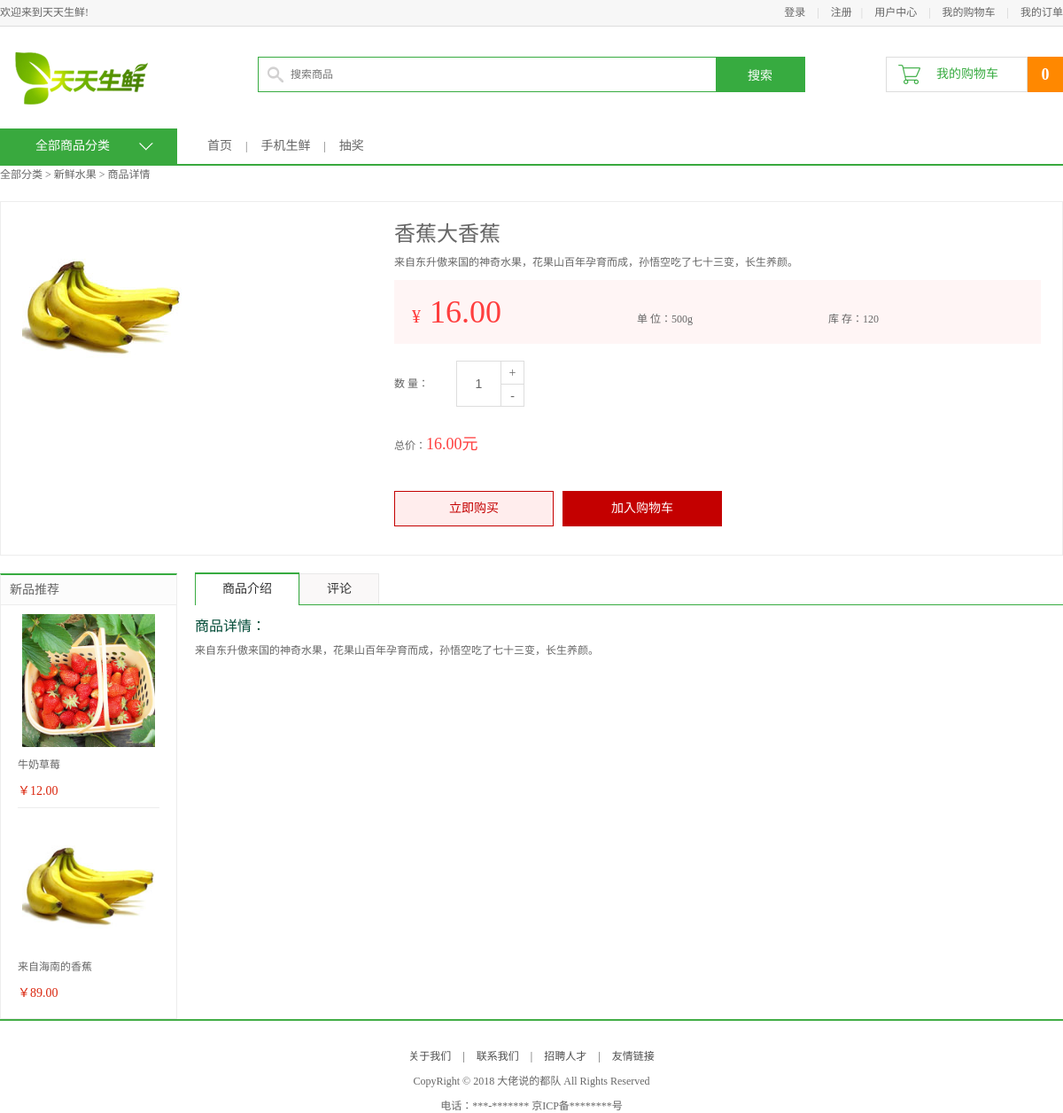
Page /7/ on the committed database.
### apps/df_goods/models.py (models this page shows, shortened)
class TypeInfo(models.Model):
    isDelete = models.BooleanField(default=False)
    ttitle = models.CharField(max_length=20, verbose_name="分类")
    class Meta:
        verbose_name = "商品类型"
        verbose_name_plural = verbose_name

class GoodsInfo(models.Model):
    isDelete = models.BooleanField(default=False)  # 逻辑删除
    gtitle = models.CharField(max_length=20, verbose_name="商品名称", unique=True)
    gpic = models.ImageField(verbose_name='商品图片', upload_to='df_goods/image/%Y/%m', null=True, blank=True)  # 商品图片
    gprice = models.DecimalField(max_digits=5, decimal_places=2, verbose_name="商品价格")  # 商品价格小数位为两位，整数位为3位
    gunit = models.CharField(max_length=20, default='500g', verbose_name="单位重量")
    gclick = models.IntegerField(verbose_name="点击量", default=0, null=False)
    gjianjie = models.CharField(max_length=200, verbose_name="简介")
    gkucun = models.IntegerField(verbose_name="库存", default=0)
    gcontent = HTMLField(max_length=200, verbose_name="详情")
    gtype = models.ForeignKey(TypeInfo, on_delete=models.CASCADE, verbose_name="分类")  # 外键关联商品种类TypeInfo表
    class Meta:
        verbose_name = "商品"
        verbose_name_plural = verbose_name

### apps/df_goods/views.py (the view, shortened to what this page needs)
# urls.py: url('^(\d+)/$', views.detail, name="detail"),
def detail(request, gid):
    good_id = gid
    goods = GoodsInfo.objects.get(pk=int(good_id))
    goods.gclick = goods.gclick + 1  # 商品点击量
    goods.save()
    news = goods.gtype.goodsinfo_set.order_by('-id')[0:2]
    context = {
        'title': goods.gtype.ttitle,
        'guest_cart': 1,
        'cart_num': cart_count(request),
        'goods': goods,
        'news': news,
        'id': good_id,
    }
    response = render(request, 'df_goods/detail.html', context)
    return response

### apps/df_goods/views.py (called while the page is built)
def cart_count(request):
    if 'user_id' in request.session:
        return CartInfo.objects.filter(user_id=request.session['user_id']).count
    else:
        return 0

### templates/df_goods/detail.html (shortened to what this page needs)
{% extends 'df_goods/base.html' %}
{% block center_content %}
	<div class="goods_detail_con clearfix">
		<div class="goods_detail_pic fl"><img src="{{ MEDIA_URL }}{{ goods.gpic }}"></div>
		<div class="goods_detail_list fr">
			<h3>{{ goods.gtitle }}</h3>
			<p>{{ goods.gjianjie }}</p>
			<div class="prize_bar">
				<span class="show_pirze">¥<em id="gprice">{{ goods.gprice }}</em></span>
				<span class="show_unit">单  位：{{ goods.gunit }}</span>
				<span class="show_unit">库  存：<span class="goods_kucun">{{ goods.gkucun }}</span></span>
			</div>
			<div class="goods_num clearfix">
				<div class="num_name fl">数 量：</div>
				<div class="num_add fl">
					<input type="text" class="num_show fl" value="1">
					<a href="javascript:plus();" class="add fr">+</a>
					<a href="javascript:minus();" class="minus fr">-</a>
				</div>
			</div>
			<div class="total">总价：<em id="gtotal">{{ goods.gprice }}元</em></div>
			<div class="operate_btn">
                {% if request.session.user_name|default:'' != '' %}
                    <a href="javascript:;" class="buy_btn" id="buy_now">立即购买</a>
                {% else %}
                    <a href="{% url "df_user:login" %}" class="buy_btn">立即购买</a>
                {% endif %}
                {% if request.session.user_name|default:'' != '' %}
                    <a href="javascript:;" class="add_cart" id="add_cart">加入购物车</a>
                {% else %}
                    <a href="{% url "df_user:login" %}" class="add_cart" id="add_cart">加入购物车</a>
                {% endif %}
			</div>
		</div>
	</div>
	<div class="main_wrap clearfix">
		<div class="l_wrap fl clearfix">
			<div class="new_goods">
				<h3>新品推荐</h3>
				<ul>
                    {% for goods in news %}
					<li>
						<a href="/{{ goods.id }}"><img src="{{ MEDIA_URL }}{{ goods.gpic }}"></a>
						<h4><a href="#">{{ goods.gtitle }}</a></h4>
						<div class="prize">￥{{ goods.gprice }}</div>
					</li>
                    {%  endfor %}
                </ul>
			</div>
		</div>
		<div class="r_wrap fr clearfix">
			<ul class="detail_tab clearfix">
				<li class="active">商品介绍</li>
				<li>评论</li>
			</ul>
			<div class="tab_content">
				<dl>
					<dt>商品详情：</dt>
					<dd>{{ goods.gcontent|safe }}</dd>
				</dl>
			</div>
		</div>
	</div>
{% endblock center_content %}

### templates/df_goods/base.html (shortened to what this page needs)
{% extends 'base.html' %}
{% block center_body %}
    <div class="navbar_con">
		<div class="navbar clearfix">
			<div class="subnav_con fl">
				<h1>全部商品分类</h1>
				<span></span>
			</div>
			<ul class="navlist fl">
				<li><a href="{% url "df_goods:index" %}">首页</a></li>
				<li class="interval">|</li>
				<li><a href="">手机生鲜</a></li>
				<li class="interval">|</li>
				<li><a href="">抽奖</a></li>
			</ul>
		</div>
	</div>
	<div class="breadcrumb">
		全部分类 > {{ title }}
		{% if id|default:' ' != ' ' %}
        > 商品详情
		{% endif %}
	</div>
{% block center_content %}
{% endblock center_content %}
{% endblock center_body %}

### static/css/main.css (style rules this page uses)
body { font-family:'Microsoft Yahei';font-size:12px;color:#666; }
html,body { height:100% }
.navbar_con { height:40px;border-bottom:2px solid #39a93e }
.navbar { width:1200px;margin:0 auto; }
.navbar h1 { width:200px;height:40px;line-height:40px;text-align: center;font-size:14px;color:#fff;background-color:#39a93e; }
.navbar .subnav_con { width:200px;height:40px;background-color:#39a93e;position:relative;cursor:pointer; }
.navbar .subnav_con h1 { position:absolute;left:0;top:0;text-align:left;text-indent:40px }
.navbar .subnav_con span { display:block;width:16px;height:9px;background:url(../images/down.png) no-repeat;position:absolute;right:27px;top:16px;transition:all 300ms ease-in; }
.navlist { margin-left:34px; }
.navlist li { height:40px;float:left;line-height:40px; }
.navlist li a { color:#666;font-size:14px }
.navlist .interval { margin:0 15px; }
.breadcrumb { width:1200px;height:40px;margin:0 auto; }
.main_wrap { width:1200px;margin:0 auto; }
.l_wrap { width:200px; }
.r_wrap { width:980px; }
.new_goods { border:1px solid #ededed; border-top:2px solid #37ab40; padding-bottom:10px; }
.new_goods h3 { height:33px;line-height:33px;background-color:#fcfcfc;border-bottom:1px solid #ededed;font-size:14px;font-weight:normal;text-indent:10px; }
.new_goods ul { width:160px;margin:0 auto;overflow:hidden; }
.new_goods li { border-bottom:1px solid #ededed;margin-bottom:-1px; }
.new_goods li img { display:block;width:150px;height:150px;margin:10px auto; }
.new_goods li h4 { width:160px;margin:0 auto; }
.new_goods li h4 a { font-weight:normal;color:#666;display:block;width:160px;overflow:hidden;white-space:nowrap;text-overflow:ellipsis; }
.new_goods li .prize { font-size:14px;color:#da260e;margin:10px auto; }
.goods_detail_con { width:1198px; height:398px; border:1px solid #ededed; margin:0 auto 20px; }
.goods_detail_pic { width:350px;height:350px;margin:24px 0 0 24px; }
.goods_detail_list { width:730px;height:350px;margin:24px 24px 0 0; }
.goods_detail_list h3 { font-size:24px;line-height:24px;color:#666;font-weight:normal; }
.goods_detail_list p { color:#666;line-height:40px; }
.prize_bar { height:72px;background-color:#fff5f5;line-height:72px; }
.prize_bar .show_pirze { font-size:20px;color:#ff3e3e;padding-left:20px }
.prize_bar .show_pirze em { font-style:normal;font-size:36px;padding-left:10px }
.prize_bar .show_unit { padding-left:150px }
.goods_num { height:52px;margin-top:19px; }
.goods_num .num_name { width:70px;height:52px;line-height:52px; }
.goods_num .num_add { width:75px;height:50px;border:1px solid #dddddd }
.goods_num .num_add input { width:49px;height:50px;text-align:center;line-height:50px;border:0px;outline:none;font-size:14px;color:#666 }
.goods_num .num_add .add,.goods_num .num_add .minus { width:25px;line-height:25px;text-align:center;border-left:1px solid #ddd;border-bottom:1px solid #ddd;color:#666;font-size:14px }
.goods_num .num_add .minus { border-bottom:0px }
.total { height:35px;line-height:35px;margin-top:25px; }
.total em { font-style:normal;color:#ff3e3e;font-size:18px }
.operate_btn { height:40px;margin-top:35px;font-size:0;position:relative; }
.operate_btn .buy_btn,.operate_btn .add_cart { display:inline-block;width:178px;height:38px;border:1px solid #c40000;font-size:14px;color:#c40000;line-height:38px;text-align:center;background-color:#ffeded; }
.operate_btn .add_cart { background-color:#c40000;color:#fff;margin-left:10px;position:relative;z-index:10; }
.detail_tab { height:35px; border-bottom:1px solid #37ab40 }
.detail_tab li { height:34px;line-height:34px;padding:0 30px;font-size:14px;color:#333333;float:left;border:1px solid #e8e8e8;border-bottom:0px;cursor:pointer;background-color:#faf8f8 }
.detail_tab li.active { border-top:2px solid #37ab40;position:relative;background-color:#fff;border-left:1px solid #37ab40;border-right:1px solid #37ab40;top:-1px;height:35px; }
.tab_content dt { margin-top:10px;font-size:16px;color:#044d39 }
.tab_content dd { line-height:24px;margin-top:5px; }

### rows in the picture
TypeInfo: ttitle "新鲜水果"
GoodsInfo: gpic (picture), gtitle "香蕉大香蕉", gjianjie "来自东升傲来国的神奇水果，花果山百年孕育而成，孙悟空吃了七十三变，长生养颜。", gprice "16.00", gunit "500g", gkucun "120", gcontent "来自东升傲来国的神奇水果，花果山百年孕育而成，孙悟空吃了七十三变，长生养颜。"
GoodsInfo: gpic (picture), gtitle "牛奶草莓", gprice "12.00"
GoodsInfo: gpic (picture), gtitle "来自海南的香蕉", gprice "89.00"

### other values in the picture
{{ cart_num }} "0"
